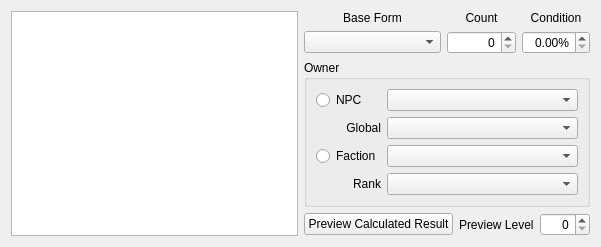
<?xml version="1.0" encoding="UTF-8"?>
<ui version="4.0">
 <class>InventoryDataEditor</class>
 <widget class="QWidget" name="InventoryDataEditor">
  <property name="geometry">
   <rect>
    <x>0</x>
    <y>0</y>
    <width>601</width>
    <height>229</height>
   </rect>
  </property>
  <property name="windowTitle">
   <string>Form</string>
  </property>
  <layout class="QHBoxLayout" name="horizontalLayout" stretch="1,1">
   <item>
    <widget class="QTableView" name="items"/>
   </item>
   <item>
    <layout class="QGridLayout" name="layoutEntry">
     <item row="0" column="0">
      <layout class="QGridLayout" name="layoutItem" columnstretch="2,1,1">
       <item row="1" column="0">
        <widget class="QComboBox" name="baseForm"/>
       </item>
       <item row="1" column="1">
        <widget class="QSpinBox" name="count">
         <property name="alignment">
          <set>Qt::AlignRight|Qt::AlignTrailing|Qt::AlignVCenter</set>
         </property>
        </widget>
       </item>
       <item row="1" column="2">
        <widget class="QDoubleSpinBox" name="condition">
         <property name="alignment">
          <set>Qt::AlignRight|Qt::AlignTrailing|Qt::AlignVCenter</set>
         </property>
         <property name="suffix">
          <string>%</string>
         </property>
        </widget>
       </item>
       <item row="0" column="0">
        <widget class="QLabel" name="label_4">
         <property name="text">
          <string>Base Form</string>
         </property>
         <property name="alignment">
          <set>Qt::AlignCenter</set>
         </property>
         <property name="buddy">
          <cstring>baseForm</cstring>
         </property>
        </widget>
       </item>
       <item row="0" column="1">
        <widget class="QLabel" name="label_5">
         <property name="text">
          <string>Count</string>
         </property>
         <property name="alignment">
          <set>Qt::AlignCenter</set>
         </property>
         <property name="buddy">
          <cstring>count</cstring>
         </property>
        </widget>
       </item>
       <item row="0" column="2">
        <widget class="QLabel" name="label_6">
         <property name="text">
          <string>Condition</string>
         </property>
         <property name="alignment">
          <set>Qt::AlignCenter</set>
         </property>
         <property name="buddy">
          <cstring>condition</cstring>
         </property>
        </widget>
       </item>
      </layout>
     </item>
     <item row="1" column="0">
      <widget class="QGroupBox" name="groupboxOwner">
       <property name="title">
        <string>Owner</string>
       </property>
       <layout class="QGridLayout" name="gridLayout" columnstretch="0,1">
        <item row="1" column="0">
         <widget class="QLabel" name="label">
          <property name="text">
           <string>Global</string>
          </property>
          <property name="alignment">
           <set>Qt::AlignRight|Qt::AlignTrailing|Qt::AlignVCenter</set>
          </property>
          <property name="buddy">
           <cstring>ownerNPCGlobal</cstring>
          </property>
         </widget>
        </item>
        <item row="3" column="0">
         <widget class="QLabel" name="label_2">
          <property name="text">
           <string>Rank</string>
          </property>
          <property name="alignment">
           <set>Qt::AlignRight|Qt::AlignTrailing|Qt::AlignVCenter</set>
          </property>
          <property name="buddy">
           <cstring>ownerFactionRank</cstring>
          </property>
         </widget>
        </item>
        <item row="0" column="0">
         <widget class="QRadioButton" name="ownerTypeNPC">
          <property name="text">
           <string>NPC</string>
          </property>
         </widget>
        </item>
        <item row="2" column="0">
         <widget class="QRadioButton" name="ownerTypeFaction">
          <property name="text">
           <string>Faction</string>
          </property>
         </widget>
        </item>
        <item row="0" column="1">
         <widget class="QComboBox" name="ownerNPC"/>
        </item>
        <item row="2" column="1">
         <widget class="QComboBox" name="ownerFaction"/>
        </item>
        <item row="1" column="1">
         <widget class="QComboBox" name="ownerNPCGlobal"/>
        </item>
        <item row="3" column="1">
         <widget class="QComboBox" name="ownerFactionRank"/>
        </item>
       </layout>
      </widget>
     </item>
     <item row="2" column="0">
      <layout class="QHBoxLayout" name="layoutPreview">
       <item>
        <widget class="QPushButton" name="buttonPreview">
         <property name="text">
          <string>Preview Calculated Result</string>
         </property>
        </widget>
       </item>
       <item>
        <widget class="QLabel" name="label_3">
         <property name="text">
          <string>Preview Level</string>
         </property>
         <property name="buddy">
          <cstring>previewLevel</cstring>
         </property>
        </widget>
       </item>
       <item>
        <widget class="QSpinBox" name="previewLevel">
         <property name="alignment">
          <set>Qt::AlignRight|Qt::AlignTrailing|Qt::AlignVCenter</set>
         </property>
        </widget>
       </item>
      </layout>
     </item>
    </layout>
   </item>
  </layout>
 </widget>
 <tabstops>
  <tabstop>items</tabstop>
  <tabstop>baseForm</tabstop>
  <tabstop>count</tabstop>
  <tabstop>condition</tabstop>
  <tabstop>ownerTypeNPC</tabstop>
  <tabstop>ownerNPC</tabstop>
  <tabstop>ownerNPCGlobal</tabstop>
  <tabstop>ownerTypeFaction</tabstop>
  <tabstop>ownerFaction</tabstop>
  <tabstop>ownerFactionRank</tabstop>
  <tabstop>buttonPreview</tabstop>
  <tabstop>previewLevel</tabstop>
 </tabstops>
 <resources/>
 <connections/>
</ui>
